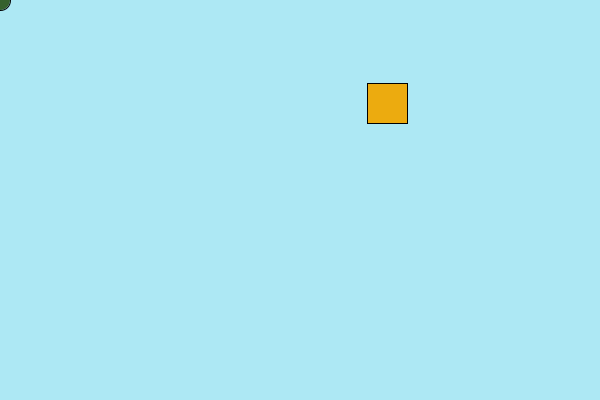
Frame 1 (no input)
Frame 60 (the mouse pressed at the canvas centre just before this capture): identical to frame 1, image omitted
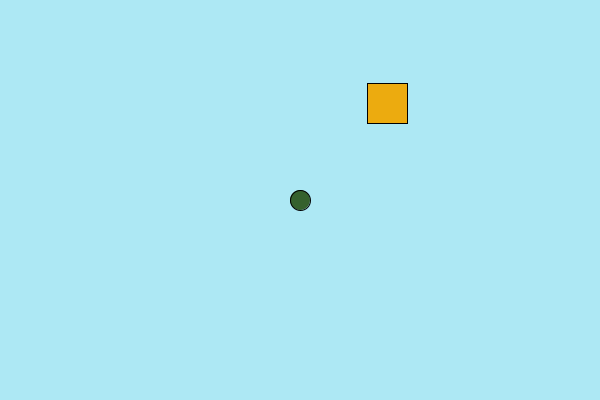
Frame 120 (the mouse held since frame 60 and released just before this capture)

The Processing sketch that drew these frames (run headless with seeded random() and noise(); from frame 60 on, the mouse is pressed at the canvas centre):

// Processing sketch: ejercicio17
// ── ejercicio17.pde
PVector link, tesoro;
float distancia;

void setup(){
  size(600, 400);
  tesoro = new PVector(random(0, width), random(0, height));
  noCursor(); // esto hará que cuando estemos dentro del lienzo, no se muestre el cursor
}

void draw(){
  background(#ADE8F4);
  linkMov();
  display();
  calcularDistancia();
}

void display(){
  fill(#35612D);
  circle(link.x,link.y, 20);
  fill(#ECAB0F);
  rectMode(CENTER);
  rect(tesoro.x, tesoro.y, 40, 40);
}

void linkMov(){
  link = new PVector(mouseX, mouseY);
}

void calcularDistancia(){
  distancia = dist(link.x, link.y, tesoro.x, tesoro.y);
  println("La distancia es " + distancia);
  if(distancia < 20){
    println("Felicidades, encontraste el tesoro");
  }
}

/*

tratando de que cuando hagamos click, el "tesoro" se borre del lienzo, lo máximo que consegui es que se borre por menos de un segundo

void mousePressed(){
  fill(#ADE8F4);
  rectMode(CENTER);
  rect(tesoro.x, tesoro.y, 40, 40);
} */
